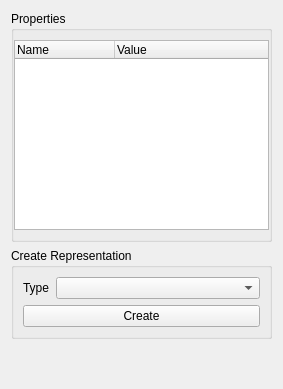
<?xml version="1.0" encoding="UTF-8"?>
<ui version="4.0">
 <class>ObjProp</class>
 <widget class="QWidget" name="ObjProp">
  <property name="geometry">
   <rect>
    <x>0</x>
    <y>0</y>
    <width>283</width>
    <height>389</height>
   </rect>
  </property>
  <property name="windowTitle">
   <string>Form</string>
  </property>
  <layout class="QVBoxLayout" name="verticalLayout">
   <item>
    <widget class="QGroupBox" name="propertiesBox">
     <property name="title">
      <string>Properties</string>
     </property>
     <layout class="QGridLayout" name="gridLayout_2">
      <property name="leftMargin">
       <number>0</number>
      </property>
      <property name="rightMargin">
       <number>0</number>
      </property>
      <item row="1" column="0">
       <widget class="QTableWidget" name="propTable">
        <property name="sizePolicy">
         <sizepolicy hsizetype="Preferred" vsizetype="Expanding">
          <horstretch>0</horstretch>
          <verstretch>0</verstretch>
         </sizepolicy>
        </property>
        <property name="minimumSize">
         <size>
          <width>0</width>
          <height>170</height>
         </size>
        </property>
        <property name="verticalScrollBarPolicy">
         <enum>Qt::ScrollBarAsNeeded</enum>
        </property>
        <property name="horizontalScrollBarPolicy">
         <enum>Qt::ScrollBarAsNeeded</enum>
        </property>
        <property name="editTriggers">
         <set>QAbstractItemView::NoEditTriggers</set>
        </property>
        <property name="showDropIndicator" stdset="0">
         <bool>false</bool>
        </property>
        <property name="dragDropOverwriteMode">
         <bool>false</bool>
        </property>
        <property name="alternatingRowColors">
         <bool>true</bool>
        </property>
        <property name="selectionMode">
         <enum>QAbstractItemView::SingleSelection</enum>
        </property>
        <property name="textElideMode">
         <enum>Qt::ElideNone</enum>
        </property>
        <property name="verticalScrollMode">
         <enum>QAbstractItemView::ScrollPerPixel</enum>
        </property>
        <property name="horizontalScrollMode">
         <enum>QAbstractItemView::ScrollPerPixel</enum>
        </property>
        <property name="showGrid">
         <bool>false</bool>
        </property>
        <property name="wordWrap">
         <bool>true</bool>
        </property>
        <attribute name="horizontalHeaderCascadingSectionResizes">
         <bool>true</bool>
        </attribute>
        <attribute name="horizontalHeaderDefaultSectionSize">
         <number>100</number>
        </attribute>
        <attribute name="horizontalHeaderStretchLastSection">
         <bool>true</bool>
        </attribute>
        <attribute name="verticalHeaderCascadingSectionResizes">
         <bool>true</bool>
        </attribute>
        <column>
         <property name="text">
          <string>Name</string>
         </property>
         <property name="textAlignment">
          <set>AlignLeft|AlignVCenter</set>
         </property>
        </column>
        <column>
         <property name="text">
          <string>Value</string>
         </property>
         <property name="textAlignment">
          <set>AlignLeft|AlignVCenter</set>
         </property>
        </column>
       </widget>
      </item>
     </layout>
    </widget>
   </item>
   <item>
    <widget class="QGroupBox" name="createReprBox">
     <property name="autoFillBackground">
      <bool>false</bool>
     </property>
     <property name="title">
      <string>Create Representation</string>
     </property>
     <property name="flat">
      <bool>false</bool>
     </property>
     <property name="checkable">
      <bool>false</bool>
     </property>
     <layout class="QVBoxLayout" name="verticalLayout_2">
      <item>
       <layout class="QHBoxLayout" name="horizontalLayout">
        <property name="topMargin">
         <number>0</number>
        </property>
        <item>
         <widget class="QLabel" name="reprTypeLabel">
          <property name="sizePolicy">
           <sizepolicy hsizetype="Minimum" vsizetype="Preferred">
            <horstretch>0</horstretch>
            <verstretch>0</verstretch>
           </sizepolicy>
          </property>
          <property name="text">
           <string>Type</string>
          </property>
         </widget>
        </item>
        <item>
         <widget class="QComboBox" name="reprsBox">
          <property name="sizePolicy">
           <sizepolicy hsizetype="Expanding" vsizetype="Fixed">
            <horstretch>0</horstretch>
            <verstretch>0</verstretch>
           </sizepolicy>
          </property>
          <property name="toolTip">
           <string>Representation type</string>
          </property>
         </widget>
        </item>
       </layout>
      </item>
      <item>
       <layout class="QVBoxLayout" name="paramLayout"/>
      </item>
      <item>
       <widget class="QPushButton" name="createButton">
        <property name="toolTip">
         <string>Create a new representation of this data object</string>
        </property>
        <property name="text">
         <string>Create</string>
        </property>
       </widget>
      </item>
     </layout>
    </widget>
   </item>
   <item>
    <spacer name="verticalSpacer">
     <property name="orientation">
      <enum>Qt::Vertical</enum>
     </property>
     <property name="sizeHint" stdset="0">
      <size>
       <width>20</width>
       <height>40</height>
      </size>
     </property>
    </spacer>
   </item>
  </layout>
 </widget>
 <resources/>
 <connections/>
</ui>
